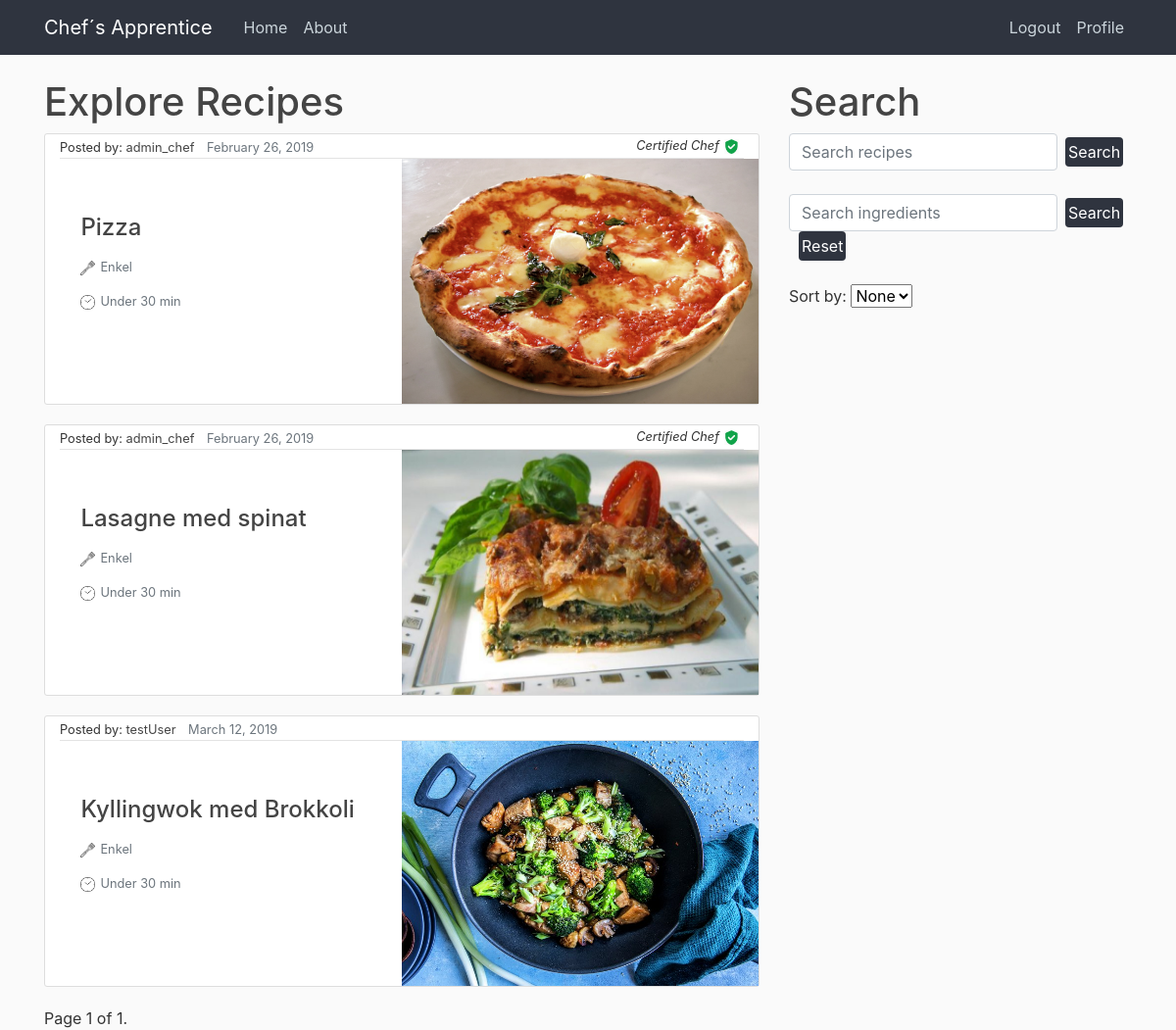
The app's page / (signed in), older data.
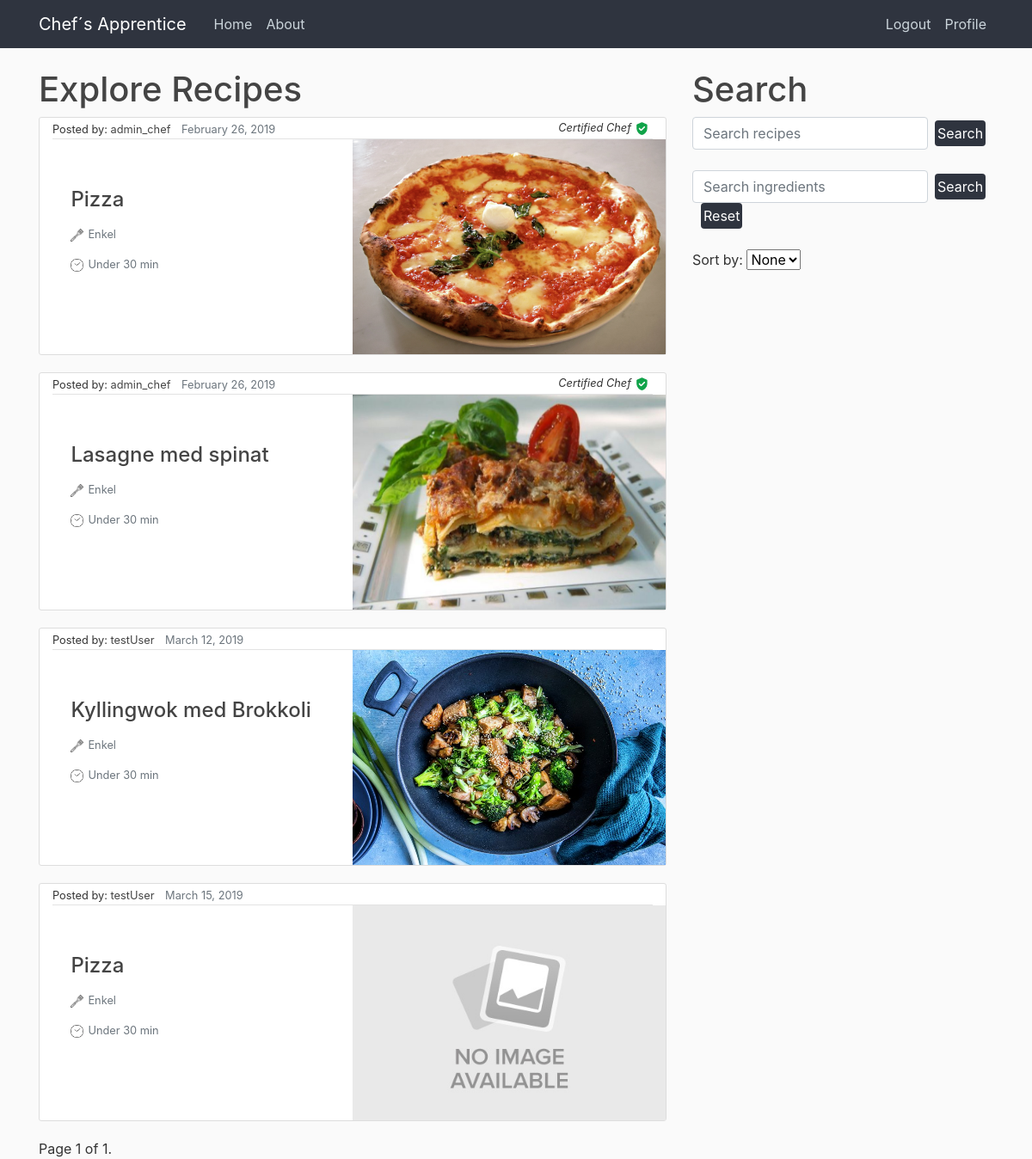
The same page, newer data.
### chefs_apprentice/models.py (models this page shows, shortened)
class Recipe(models.Model):
    title = models.CharField(max_length=100) #tenkt samme som tilhørende post
    ingredients = models.ManyToManyField(Ingredient, blank=False) #liste av ingrediensobjekter
    description = models.TextField() #tenkt sammen med content i post
    date_posted = models.DateTimeField(default=timezone.now)  # DateTimeField(auto_now=True) ville satt datoen til akkurat nå
    author = models.ForeignKey(User, on_delete=models.CASCADE)  # on_delete=models.CASCADE sier at hvis brukeren blir slettet vil postene også bli slettet
    image = models.ImageField(default='default.jpg', upload_to='food_pics')
    visible = models.BooleanField(default=True)

### chefs_apprentice/views.py (the view)
# urls.py: path('', views.home, name='chef-home'),
@login_required
def home(request):
    queryset = Recipe.objects.all() # .order_by("-date_posted")
    recipe = queryset[0]
    i = recipe.ingredients.all()
    if request.GET.get("sortBy") == 'date':
        queryset =  Recipe.objects.all().order_by("-date_posted")
        context = {
                'recipies': queryset
                }
        return render(request, 'chefs_apprentice/home.html', context)
    start_list = []
    for a in queryset:
        if a.author.is_staff:
            start_list.append(a)
    for b in queryset:
        if b.author.is_staff == False:
            start_list.append(b)
    query = request.GET.get("q")
    if query:
        queryset = queryset.filter(
            Q(title__icontains=query)
            )
    query_i = request.GET.get("q_i")
    if query_i:
        input = query_i.split(',')
        ingredients = [x.strip() for x in input]
        ingredients = list(set(ingredients))
        queryset = getRecipies(queryset, ingredients)
    if not query_i and not query:
        queryset = start_list
    paginator = Paginator(queryset, 5) # Show 25 contacts per page
    page = request.GET.get('page')
    queryset = paginator.get_page(page)
    context = {
        'recipies': queryset
    }
    return render(request, 'chefs_apprentice/home.html', context)

### chefs_apprentice/templates/chefs_apprentice/home.html (shortened to what this page needs)
{% extends "chefs_apprentice/base.html" %}
{% block content%}
<h1>Explore Recipes</h1>
  {% for recipe in recipies %}
    {% if recipe.visible %}
      <article class="media content-section">
        <div class="container">
          <div class="article-metadata">
            <small>Posted by: <a class="mr-2" href="profile">{{ recipe.author }}</a></small>
            <small class="text-muted">{{ recipe.date_posted|date:"F d, Y" }}</small>
            <small class="certification">{% if recipe.author.is_staff %}<i>Certified Chef</i><img class="verified" id="certified" src="static/chefs_apprentice/verified.png" alt="#">{% endif %}</small>
          </div>
          <div class="row">
            <div class="col-sm pt-5">
                <h2><a class="article-title" href="{%url 'view_recipe' recipetitle=recipe.title pk=recipe.pk%}">{{ recipe.title }}</a></h2>
                <small class="article-content text-muted"><img class="verified" src="static/chefs_apprentice/spatula.png" alt="#">Enkel</small>
                <small class="article-content text-muted"><img class="verified" src="static/chefs_apprentice/time.png" alt="#">Under 30 min</small>
            </div>
            <div class="col-sm">
              <img class="food_image" src="{{ recipe.image.url }}" alt="#">
            </div>
          </div>
        </div>
      </article>
    {% endif %}
  {% endfor  %}
  <div class="pagination">
    <span class="step-links">
        <span class="current">
            Page {{ recipies.number }} of {{ recipies.paginator.num_pages }}.
        </span>
    </span>
</div>
{% endblock content %}

Row changes from the older to the newer data that the page shows:
added Recipe: author "testUser", date_posted "March 15, 2019", title "Pizza", visible True (drawn), image (placeholder picture)
